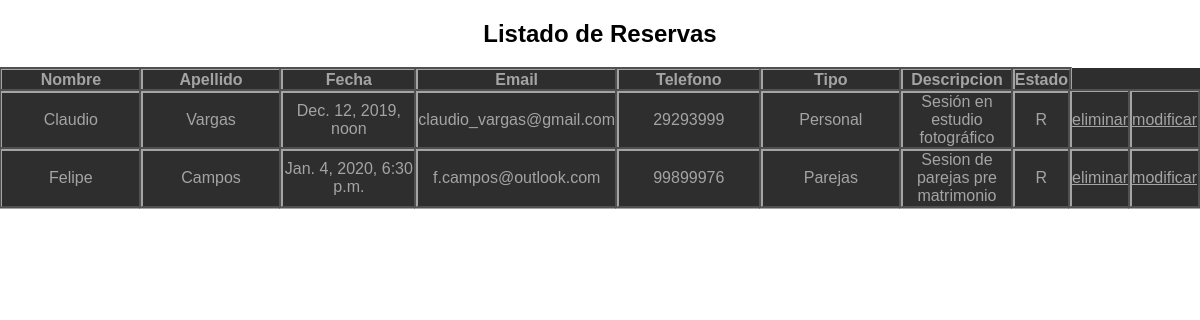
Page /sesiones/listado/ (signed in) on the committed database.
### sesiones/models.py (models this page shows, shortened)
class Reserva(models.Model):
    nombre = models.CharField(max_length = 50)
    apellido = models.CharField(max_length = 50)
    fecha = models.DateTimeField(auto_now_add = False)
    email = models.EmailField(max_length =500)
    telefono = models.IntegerField(null=True)
    Tipo = models.ForeignKey(Tipo, on_delete=models.SET_NULL, null=True)
    descripcion = models.TextField(blank = True, null= True)
    LOAN_STATUS = (
     ('D','disponible'),
     ('R','reservado'),
    )
    status = models.CharField(
    max_length = 1,
    choices = LOAN_STATUS,
    blank = False,
    default = 'D',
    )

class Tipo(models.Model):
    sesion = models.CharField(max_length = 50)
    def __str__(self):
      return self.sesion

### sesiones/views.py (the view)
# urls.py: path('listado/', listado, name='listado'),
@permission_required('sesiones.view_reservas')
def listado(request):
    reserva = Reserva.objects.all()
    return render(request, 'listado.html',{'reserva': reserva})

### sesiones/templates/listado.html (shortened to what this page needs)
<!DOCTYPE html>
<html lang="es">
 <head>
  {%load static%}
    <link rel="stylesheet" href="{% static 'css/formulario.css' %}">
 </head>
 <body>
   <div class="mostrar-box">
    <form action="">
    <div class="li">
     <h2>Listado de Reservas</h2>
      <div class="container">
        <table>
          <tr>
            <th>Nombre</th>
            <th>Apellido</th>
            <th>Fecha</th>
            <th>Email</th>
            <th>Telefono</th>
            <th>Tipo</th>
            <th>Descripcion</th>
            <th>Estado</th>
          </tr>
          {% for re in reserva %}
          <tr>
            <td>{{ re.nombre }}</td>
            <td>{{ re.apellido }}</td>
            <td>{{ re.fecha }}</td>
            <td>{{ re.email }}</td>
            <td>{{ re.telefono }}</td>
            <td>{{ re.Tipo }}</td>
            <td>{{ re.descripcion }}</td>
            <td>{{ re.status }}</td>
            <td>
              <a href= " {% url 'eliminar' re.id%} ">eliminar</a>
            </td>
            <td>
              <a href= " {% url 'modificar' re.id%} ">modificar</a>
            </td>
          </tr>
          {% endfor %}
        </table>
      </div>
    </div>
    </form>
  </div>
 </body>
</html>

### sesiones/static/css/formulario.css (style rules this page uses)
body { margin: 0; padding: 0; background: url("../imagen/daniel.JPG") no-repeat center top; background-size: cover; font-family: sans-serif; height: 100vh; }
.mostrar-box h2 { text-align: center; }
table { width: 100%; text-align: center; background: #2E2E2E; color: #A4A4A4; font-family: sans-serif; }
th, td { width: 15%; text-align: center; outline: groove; }
a, a:hover, a:focus, a:active, a.active { outline: 0; }
a { color: #A4A4A4; }

### rows in the picture
Reserva: nombre "Claudio", apellido "Vargas", fecha "Dec. 12, 2019, noon", email "claudio_vargas@gmail.com", telefono "29293999", Tipo "Personal", descripcion "Sesión en estudio fotográfico", status "R"
Reserva: nombre "Felipe", apellido "Campos", fecha "Jan. 4, 2020, 6:30 p.m.", email "f.campos@outlook.com", telefono "99899976", Tipo "Parejas", descripcion "Sesion de parejas pre matrimonio", status "R"
